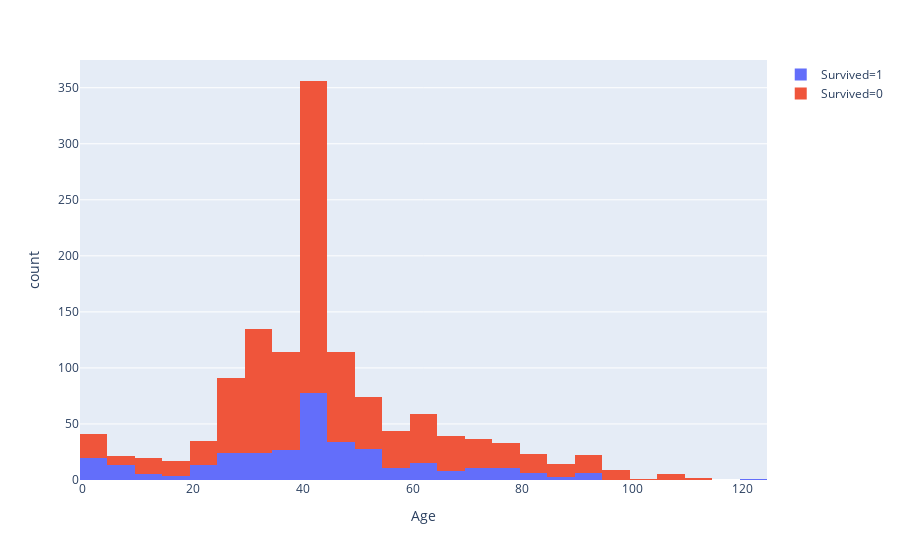

This figure's notebook cell:
### Code cell
import plotly.express as px
df = diagnosis
fig = px.histogram(df, x="Age", color="Survived")
fig.show()

### Figure 1 — Plotly figure (JSON) as saved in the notebook; plotly's stock layout.template omitted (floating-point values rounded to 4 significant figures; data arrays with more than 128 entries replaced by an {"elided": "..."} marker saying what was removed)
{"data": [{"alignmentgroup": "True", "bingroup": "x", "hoverlabel": {"namelength": 0}, "hovertemplate": "Survived=1<br>Age=%{x}<br>count=%{y}", "legendgroup": "Survived=1", "marker": {"color": "#636efa"}, "name": "Survived=1", "offsetgroup": "Survived=1", "orientation": "v", "showlegend": true, "type": "histogram", "x": {"elided": "342 int values"}, "xaxis": "x", "yaxis": "y"}, {"alignmentgroup": "True", "bingroup": "x", "hoverlabel": {"namelength": 0}, "hovertemplate": "Survived=0<br>Age=%{x}<br>count=%{y}", "legendgroup": "Survived=0", "marker": {"color": "#EF553B"}, "name": "Survived=0", "offsetgroup": "Survived=0", "orientation": "v", "showlegend": true, "type": "histogram", "x": {"elided": "965 int values"}, "xaxis": "x", "yaxis": "y"}], "layout": {"barmode": "relative", "legend": {"tracegroupgap": 0}, "margin": {"t": 60}, "xaxis": {"anchor": "y", "domain": [0, 1], "title": {"text": "Age"}}, "yaxis": {"anchor": "x", "domain": [0, 1], "title": {"text": "count"}}}}
